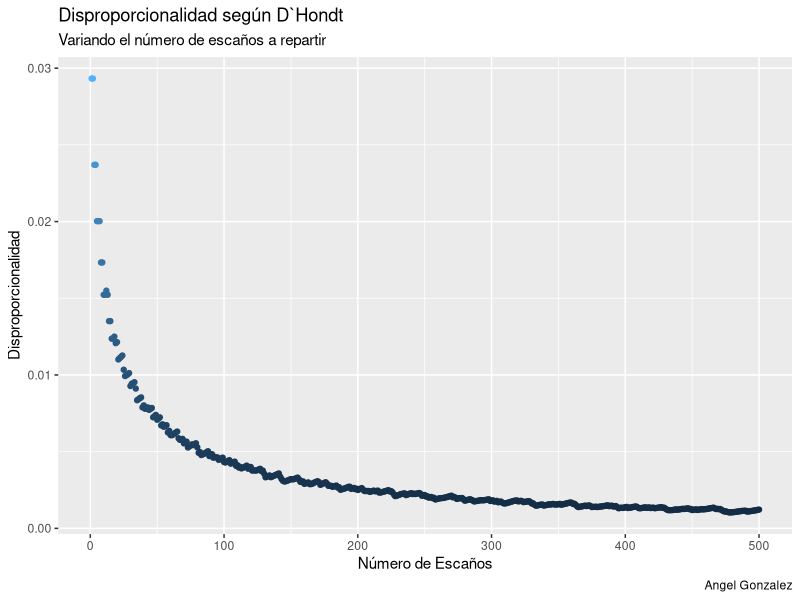
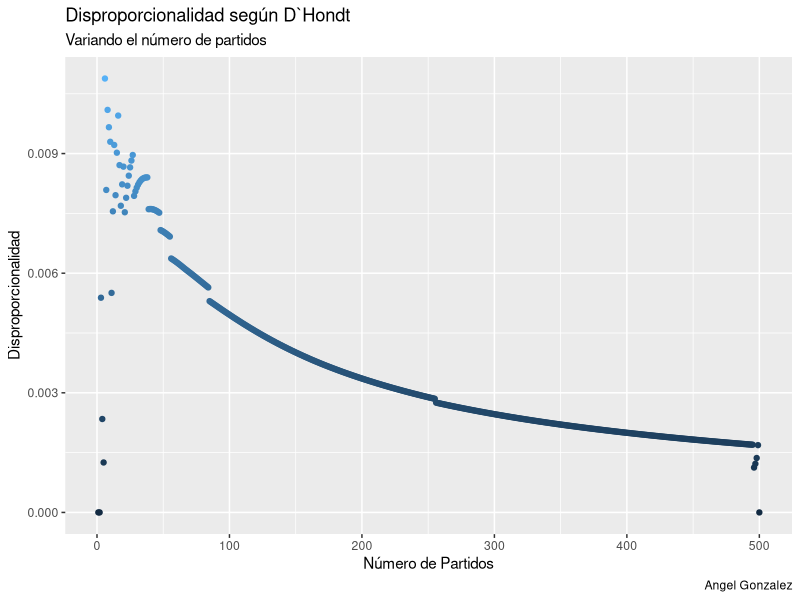
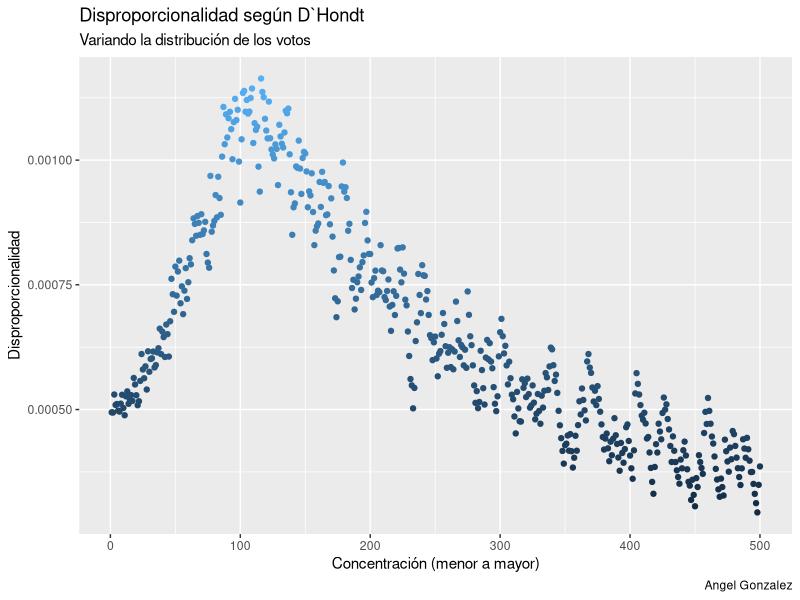

These charts were generated, in order, by the following R code: (Note: a time limit stopped this script after it produced the figures.)
## ---- chunk 1
knitr::opts_chunk$set(
  fig.path = "figurasR/",
  echo = FALSE, warning = FALSE, message = FALSE,
  fig.pos = "H", fig.align = "center", out.width = "95%",
  cache = FALSE
)
## ---- chunk 2

library(ggplot2)

n_partidos <- seq_len(50)[-1]

densidad <- rep(length(n_partidos), 100)

n_escannos <- seq_len(50)
## ---- chunk 3
library(data.table)
# Variables
partidos <- paste("Partido_", seq_len(49), sep = "")
n_escannos <- 5
votos <- trunc(seq(from = 100, to = 1, length.out = length(partidos)))

asientos_dhondt <- function(partidos, votos,
                            n_escannos,
                            couta_min = 0) {
  # Cuota mínima
  nv <- sum(votos)
  vn <- votos
  vn[votos <= nv * couta_min] <- 0
  votos <- vn

  # Escaños
  div <- 1:n_escannos
  G <- sapply(div, function(x) votos / x)
  cuota <- G[order(G, decreasing = T)][n_escannos]
  W <- (G >= cuota)
  seats <- rowSums(W)
  o <- seats
  # Resultados
  data.frame("Partidos" = partidos, "Escanos" = as.numeric(o))
}

# Modelo para España
# desde <- 1 + grep(pattern = "nulos", x = colnames(datos1977))
# partidos <- colnames(datos1977)[desde:(length(colnames(datos1977)) - 1)]
# prov <- 1
# n_escannos <- datos1977$asientos[prov]
# votos <- as.numeric(datos1977[prov, desde:(ncol(datos1977) - 1)])
#
# asientos_dhondt(partidos, votos, n_escannos, couta_min = .03)
####


#
# resul <- NULL
# for (prov in seq_len(nrow(datos1977))) {
#   # Votos tenerife Alianza Popular mal contados
#   if (prov == 15) {
#     datos1977[prov, 12] <- 23866
#   }
#   n_escannos <- datos1977$asientos[prov]
#   votos <- as.numeric(datos1977[prov, desde:(ncol(datos1977) - 1)])
#   resul[[prov]] <- asientos_dhondt(partidos, votos, n_escannos, couta_min = .03)
# }
#
# resul <- as.data.table(resul)
# resultados <- cbind.data.frame("Partidos" = resul[, 1], "Escaños" = rowSums(resul[, lapply(resul, is.numeric) == TRUE, with = FALSE]))
## ---- chunk 4
# D`Hondt Prueba fijo densidad, fijo votos, fijo n_partidos, distintos escaños
partidos <- paste("Partido_", seq_len(49), sep = "")
n_escannos <- 5000
votos <- trunc(seq(from = 10e5, to = 1, length.out = length(partidos)))
votos <- votos / seq_len(49)

# resul <- NULL
# for (i in seq_len(n_escannos)) {
#   # n_escannos <- i # Variable
#   # votos <- votos # Fijo
#   resul[[i]] <- asientos_dhondt(partidos, votos, i, couta_min = 0)$Escanos
# }
resul <- lapply(seq_len(n_escannos), function(x) asientos_dhondt(partidos, votos, x, couta_min = 0)$Escanos)
resul1 <- as.data.table(resul)
# beepr::beep(sound = 3)
# resultados <- cbind.data.frame("Partidos" = resul[, 1], "Escaños" = rowSums(resul[, lapply(resul, is.numeric) == TRUE, with = FALSE]))
## ---- chunk 5
disproporcionalidad <-
  function(s, v) {
    s <- as.vector(s)
    v <- as.vector(v)
    l_s <- length(s)
    #        l_v <- length(v)
    s_s <- sum(s)
    s_v <- sum(v)
    p_s <- s / s_s
    p_v <- v / s_v

    o <- (1 / l_s) * sum(abs(p_s - p_v))
    #            nm <- 'Rae'

    # return(list(measure=nm, value=o))
    o
  }


# disproporcionalidad(s = resul1[, 1], v = votos)

dis <- apply(X = resul1[, 1:500], MARGIN = 2, FUN = function(x) disproporcionalidad(s = x, v = votos))

library(ggplot2)
library(ggthemes)
# qplot(seq_len(length(dis)),dis)

dis1 <- data.frame("Disproporcionalidad" = dis, "Escannos" = seq_len(length(dis)))
var_esc_dhondt <- dis1

ggplot(data = dis1, mapping = aes(Escannos, Disproporcionalidad)) +
  geom_point(data = dis1, mapping = aes(color = Disproporcionalidad), show.legend = F) +
  scale_fill_gradient(low = "red", high = "yellow") +
  labs(subtitle = "Variando el número de escaños a repartir", title = "Disproporcionalidad según D`Hondt", caption = "Angel Gonzalez", x = "Número de Escaños")
## ---- chunk 6
# D`Hondt Prueba fijo densidad, fijo votos, var n_partidos, fijo escaños
partidos <- NULL
for (i in seq_len(500)) {
  partidos[[i]] <- paste("Partido_", seq_len(i), sep = "")
}
# partidos <- paste("Partido_", seq_len(49), sep = "")
n_escannos <- 30
votos <- NULL
for (i in seq_len(500)) {
  votos[[i]] <- trunc(seq(from = 10e5, to = 1, length.out = length(partidos[[i]])))
  votos[[i]] <- votos[[i]] / seq_len(length(partidos[[i]]))
}
# votos <- trunc(seq(from = 10e5, to = 1, length.out = length(partidos)))
# votos <- votos/seq_len(length(partidos))

resul <- NULL
for (i in seq_len(length(partidos))) {
  if (i == 1) {
    next
  }
  n_escannos <- 50 # Variable
  # votos <- votos[[i]] # Fijo
  resul[[i]] <- asientos_dhondt(partidos[[i]], votos[[i]], n_escannos, couta_min = 0)$Escanos
}

resul1 <- as.data.table(resul)
# Arreglar tabla poniendo NA donde se necesita
for (i in 3:(ncol(resul1) - 2)) {
  resul1[[i - 2]][i:nrow(resul1)] <- NA
}

# Analizar la desproporcionalidad columna a columna
dis <- seq_len(length(partidos))
for (i in seq_len(length(partidos) - 1)) {
  dis[i] <- disproporcionalidad(s = as.vector(na.omit(resul1[[i]])), v = votos[[i + 1]])
}
# disproporcionalidad(s = resul1[,1],v = votos)

# dis <- apply(X = resul1,MARGIN = 2,FUN = function(x) disproporcionalidad(s = x,v = votos))
dis[500] <- 0


library(ggplot2)
# qplot(seq_len(length(dis)),dis)

dis1 <- data.frame("Disproporcionalidad" = dis, "Escannos" = seq_len(length(dis)))
var_par_dhondt <- dis1

ggplot(data = dis1, mapping = aes(Escannos, Disproporcionalidad)) +
  geom_point(data = dis1, mapping = aes(color = Disproporcionalidad), show.legend = F) +
  scale_fill_gradient(low = "red", high = "yellow") +
  labs(subtitle = "Variando el número de partidos", title = "Disproporcionalidad según D`Hondt", caption = "Angel Gonzalez", x = "Número de Partidos")
## ---- chunk 7
# D`Hondt Prueba var densidad, fijo votos, fijo n_partidos, fijo escaños
partidos <- paste("Partido_", seq_len(49), sep = "")
n_escannos <- 500
# votos <- trunc(seq(from = 10e5, to = 1, length.out = length(partidos)))

# Modificar la densidad de los votos
votos <- trunc(rep(x = 10e5, length(partidos)))
expon <- seq(from = 0.001, to = 1, length.out = 1000)
vot <- NULL
for (i in seq_len(1000)) {
  vot[[i]] <- votos * dexp(seq_len(length(partidos)), rate = expon[i])
}



# ut <- (datos1977[1:nrow(datos1977),9:ncol(datos1977)])
# ut <- as.matrix(ut)
# lm(1:ncol(ut)~sort(ut[1,],decreasing = T))




# Aplicarlo
resul <- NULL
for (i in seq_len(n_escannos)) {
  # n_escannos <- i # Variable
  votos <- vot[[i]] # Fijo
  resul[[i]] <- asientos_dhondt(partidos, votos, n_escannos, couta_min = 0)$Escanos
}

resul1 <- as.data.table(resul)

# Analizar la desproporcionalidad columna a columna
dis <- seq_len(ncol(resul1))
for (i in seq_len(ncol(resul1))) {
  dis[i] <- disproporcionalidad(s = resul1[[i]], v = vot[[i]])
}
# disproporcionalidad(s = resul1[,1],v = votos)

# dis <- apply(X = resul1,MARGIN = 2,FUN = function(x) disproporcionalidad(s = x,v = votos))



library(ggplot2)
# qplot(seq_len(length(dis)),dis,main = "Prueba",ylab = "Disproporcionalidad",xlab = "
#       Concentración (menor a mayor)")

dis1 <- data.frame("Disproporcionalidad" = dis, "Escannos" = seq_len(length(dis)))
var_dis_dhondt <- dis1

ggplot(data = dis1, mapping = aes(Escannos, Disproporcionalidad)) +
  geom_point(data = dis1, mapping = aes(color = Disproporcionalidad), show.legend = F) +
  scale_fill_gradient(low = "red", high = "yellow") +
  labs(subtitle = "Variando la distribución de los votos", title = "Disproporcionalidad según D`Hondt", caption = "Angel Gonzalez", x = "Concentración (menor a mayor)")
## ---- chunk 8
library(data.table)
# Variables
partidos <- paste("Partido_", seq_len(49), sep = "")
n_escannos <- 5
votos <- trunc(seq(from = 100, to = 1, length.out = length(partidos)))

asientos_dhondt <- function(partidos, votos,
                            n_escannos,
                            couta_min = 0) {
  # Cuota mínima
  nv <- sum(votos)
  vn <- votos
  vn[votos <= nv * couta_min] <- 0
  votos <- vn

  # Escaños
  div <- 2 * (1:n_escannos) - 1
  G <- sapply(div, function(x) votos / x)
  cuota <- G[order(G, decreasing = T)][n_escannos]
  W <- (G >= cuota)
  seats <- rowSums(W)
  o <- seats
  # Resultados
  data.frame("Partidos" = partidos, "Escanos" = as.numeric(o))
}

# Modelo para España
# desde <- 1 + grep(pattern = "nulos", x = colnames(datos1977))
# partidos <- colnames(datos1977)[desde:(length(colnames(datos1977)) - 1)]
# prov <- 1
# n_escannos <- datos1977$asientos[prov]
# votos <- as.numeric(datos1977[prov, desde:(ncol(datos1977) - 1)])
#
# asientos_dhondt(partidos, votos, n_escannos, couta_min = .03)
####


#
# resul <- NULL
# for (prov in seq_len(nrow(datos1977))) {
#   # Votos tenerife Alianza Popular mal contados
#   if (prov == 15) {
#     datos1977[prov, 12] <- 23866
#   }
#   n_escannos <- datos1977$asientos[prov]
#   votos <- as.numeric(datos1977[prov, desde:(ncol(datos1977) - 1)])
#   resul[[prov]] <- asientos_dhondt(partidos, votos, n_escannos, couta_min = .03)
# }
#
# resul <- as.data.table(resul)
# resultados <- cbind.data.frame("Partidos" = resul[, 1], "Escaños" = rowSums(resul[, lapply(resul, is.numeric) == TRUE, with = FALSE]))
## ---- chunk 9
# Sainte-Lague Prueba fijo densidad, fijo votos, fijo n_partidos, distintos escaños
partidos <- paste("Partido_", seq_len(49), sep = "")
n_escannos <- 5000
votos <- trunc(seq(from = 10e5, to = 1, length.out = length(partidos)))
votos <- votos / seq_len(49)

# resul <- NULL
# for (i in seq_len(n_escannos)) {
#   n_escannos <- i # Variable
#   votos <- votos # Fijo
#   resul[[i]] <- asientos_dhondt(partidos, votos, n_escannos, couta_min = 0)$Escanos
# }
resul <- lapply(seq_len(n_escannos), function(x) asientos_dhondt(partidos, votos, x, couta_min = 0)$Escanos)
resul1 <- as.data.table(resul)
# beepr::beep(sound = 3)
# resultados <- cbind.data.frame("Partidos" = resul[, 1], "Escaños" = rowSums(resul[, lapply(resul, is.numeric) == TRUE, with = FALSE]))
## ---- chunk 10
disproporcionalidad <-
  function(s, v) {
    s <- as.vector(s)
    v <- as.vector(v)
    l_s <- length(s)
    #        l_v <- length(v)
    s_s <- sum(s)
    s_v <- sum(v)
    p_s <- s / s_s
    p_v <- v / s_v

    o <- (1 / l_s) * sum(abs(p_s - p_v))
    #            nm <- 'Rae'

    # return(list(measure=nm, value=o))
    o
  }


disproporcionalidad(s = resul1[, 1], v = votos)

dis <- apply(X = resul1[, 1:500], MARGIN = 2, FUN = function(x) disproporcionalidad(s = x, v = votos))

library(ggplot2)
library(ggthemes)
# qplot(seq_len(length(dis)),dis)

dis1 <- data.frame("Disproporcionalidad" = dis, "Escannos" = seq_len(length(dis)))
var_esc_sl <- dis1

ggplot(data = dis1, mapping = aes(Escannos, Disproporcionalidad)) +
  geom_point(data = dis1, mapping = aes(color = Disproporcionalidad), show.legend = F) +
  scale_fill_gradient(low = "red", high = "yellow") +
  labs(subtitle = "Variando el número de escaños a repartir", title = "Disproporcionalidad según Sainte-Lague", caption = "Angel Gonzalez", x = "Número de Escaños")
## ---- chunk 11
# Sainte-Lague Prueba fijo densidad, fijo votos, var n_partidos, fijo escaños
partidos <- NULL
for (i in seq_len(500)) {
  partidos[[i]] <- paste("Partido_", seq_len(i), sep = "")
}
# partidos <- paste("Partido_", seq_len(49), sep = "")
n_escannos <- 30
votos <- NULL
for (i in seq_len(500)) {
  votos[[i]] <- trunc(seq(from = 10e5, to = 1, length.out = length(partidos[[i]])))
  votos[[i]] <- votos[[i]] / seq_len(length(partidos[[i]]))
}
# votos <- trunc(seq(from = 10e5, to = 1, length.out = length(partidos)))
# votos <- votos/seq_len(length(partidos))

resul <- NULL
for (i in seq_len(length(partidos))) {
  if (i == 1) {
    next
  }
  n_escannos <- 50 # Variable
  # votos <- votos[[i]] # Fijo
  resul[[i]] <- asientos_dhondt(partidos[[i]], votos[[i]], n_escannos, couta_min = 0)$Escanos
}

resul1 <- as.data.table(resul)
# Arreglar tabla poniendo NA donde se necesita
for (i in 3:(ncol(resul1) - 2)) {
  resul1[[i - 2]][i:nrow(resul1)] <- NA
}

# Analizar la desproporcionalidad columna a columna
dis <- seq_len(length(partidos))
for (i in seq_len(length(partidos) - 1)) {
  dis[i] <- disproporcionalidad(s = as.vector(na.omit(resul1[[i]])), v = votos[[i + 1]])
}
# disproporcionalidad(s = resul1[,1],v = votos)

# dis <- apply(X = resul1,MARGIN = 2,FUN = function(x) disproporcionalidad(s = x,v = votos))
dis[500] <- 0


library(ggplot2)
# qplot(seq_len(length(dis)),dis)

dis1 <- data.frame("Disproporcionalidad" = dis, "Escannos" = seq_len(length(dis)))
var_par_sl <- dis1


ggplot(data = dis1, mapping = aes(Escannos, Disproporcionalidad)) +
  geom_point(data = dis1, mapping = aes(color = Disproporcionalidad), show.legend = F) +
  scale_fill_gradient(low = "red", high = "yellow") +
  labs(subtitle = "Variando el número de partidos", title = "Disproporcionalidad según Sainte-Lague", caption = "Angel Gonzalez", x = "Número de Partidos")
## ---- chunk 12
# Sainte-Lague Prueba var densidad, fijo votos, fijo n_partidos, fijo escaños
partidos <- paste("Partido_", seq_len(49), sep = "")
n_escannos <- 500
# votos <- trunc(seq(from = 10e5, to = 1, length.out = length(partidos)))

# Modificar la densidad de los votos
votos <- trunc(rep(x = 10e5, length(partidos)))
expon <- seq(from = 0.001, to = 1, length.out = 1000)
vot <- NULL
for (i in seq_len(1000)) {
  vot[[i]] <- votos * dexp(seq_len(length(partidos)), rate = expon[i])
}



# ut <- (datos1977[1:nrow(datos1977),9:ncol(datos1977)])
# ut <- as.matrix(ut)
# lm(1:ncol(ut)~sort(ut[1,],decreasing = T))




# Aplicarlo
resul <- NULL
for (i in seq_len(n_escannos)) {
  # n_escannos <- i # Variable
  votos <- vot[[i]] # Fijo
  resul[[i]] <- asientos_dhondt(partidos, votos, n_escannos, couta_min = 0)$Escanos
}

resul1 <- as.data.table(resul)

# Analizar la desproporcionalidad columna a columna
dis <- seq_len(ncol(resul1))
for (i in seq_len(ncol(resul1))) {
  dis[i] <- disproporcionalidad(s = resul1[[i]], v = vot[[i]])
}
# disproporcionalidad(s = resul1[,1],v = votos)

# dis <- apply(X = resul1,MARGIN = 2,FUN = function(x) disproporcionalidad(s = x,v = votos))



library(ggplot2)
# qplot(seq_len(length(dis)),dis,main = "Prueba",ylab = "Disproporcionalidad",xlab = "
#       Concentración (menor a mayor)")

dis1 <- data.frame("Disproporcionalidad" = dis, "Escannos" = seq_len(length(dis)))
var_dis_sl <- dis1

ggplot(data = dis1, mapping = aes(Escannos, Disproporcionalidad)) +
  geom_point(data = dis1, mapping = aes(color = Disproporcionalidad), show.legend = F) +
  scale_fill_gradient(low = "red", high = "yellow") +
  labs(subtitle = "Variando la distribución de los votos", title = "Disproporcionalidad según Sainte-Lague", caption = "Angel Gonzalez", x = "Concentración (menor a mayor)")
## ---- chunk 13
library(data.table)
# Variables
partidos <- paste("Partido_", seq_len(49), sep = "")
n_escannos <- 5
votos <- trunc(seq(from = 100, to = 1, length.out = length(partidos)))

asientos_dhondt <- function(partidos, votos,
                            n_escannos,
                            couta_min = 0) {
  # Cuota mínima
  nv <- sum(votos)
  vn <- votos
  vn[votos <= nv * couta_min] <- 0
  votos <- vn

  # Escaños
  div <- c(1, (10 * (2:n_escannos) - 5) / 7)
  G <- sapply(div, function(x) votos / x)
  cuota <- G[order(G, decreasing = T)][n_escannos]
  W <- (G >= cuota)
  seats <- rowSums(W)
  o <- seats
  # Resultados
  data.frame("Partidos" = partidos, "Escanos" = as.numeric(o))
}

# Modelo para España
# desde <- 1 + grep(pattern = "nulos", x = colnames(datos1977))
# partidos <- colnames(datos1977)[desde:(length(colnames(datos1977)) - 1)]
# prov <- 1
# n_escannos <- datos1977$asientos[prov]
# votos <- as.numeric(datos1977[prov, desde:(ncol(datos1977) - 1)])
#
# asientos_dhondt(partidos, votos, n_escannos, couta_min = .03)
####


#
# resul <- NULL
# for (prov in seq_len(nrow(datos1977))) {
#   # Votos tenerife Alianza Popular mal contados
#   if (prov == 15) {
#     datos1977[prov, 12] <- 23866
#   }
#   n_escannos <- datos1977$asientos[prov]
#   votos <- as.numeric(datos1977[prov, desde:(ncol(datos1977) - 1)])
#   resul[[prov]] <- asientos_dhondt(partidos, votos, n_escannos, couta_min = .03)
# }
#
# resul <- as.data.table(resul)
# resultados <- cbind.data.frame("Partidos" = resul[, 1], "Escaños" = rowSums(resul[, lapply(resul, is.numeric) == TRUE, with = FALSE]))
## ---- chunk 14
# Modified Sainte-Lague Prueba fijo densidad, fijo votos, fijo n_partidos, distintos escaños
partidos <- paste("Partido_", seq_len(49), sep = "")
n_escannos <- 5000
votos <- trunc(seq(from = 10e5, to = 1, length.out = length(partidos)))
votos <- votos / seq_len(49)

# resul <- NULL
# for (i in seq_len(n_escannos)) {
#   n_escannos <- i # Variable
#   votos <- votos # Fijo
#   resul[[i]] <- asientos_dhondt(partidos, votos, n_escannos, couta_min = 0)$Escanos
# }
resul <- lapply(seq_len(n_escannos), function(x) asientos_dhondt(partidos, votos, x, couta_min = 0)$Escanos)
resul1 <- as.data.table(resul)
# beepr::beep(sound = 3)
# resultados <- cbind.data.frame("Partidos" = resul[, 1], "Escaños" = rowSums(resul[, lapply(resul, is.numeric) == TRUE, with = FALSE]))
## ---- chunk 15
disproporcionalidad <-
  function(s, v) {
    s <- as.vector(s)
    v <- as.vector(v)
    l_s <- length(s)
    #        l_v <- length(v)
    s_s <- sum(s)
    s_v <- sum(v)
    p_s <- s / s_s
    p_v <- v / s_v

    o <- (1 / l_s) * sum(abs(p_s - p_v))
    #            nm <- 'Rae'

    # return(list(measure=nm, value=o))
    o
  }


disproporcionalidad(s = resul1[, 1], v = votos)

dis <- apply(X = resul1[, 1:500], MARGIN = 2, FUN = function(x) disproporcionalidad(s = x, v = votos))

library(ggplot2)
library(ggthemes)
# qplot(seq_len(length(dis)),dis)

dis1 <- data.frame("Disproporcionalidad" = dis, "Escannos" = seq_len(length(dis)))
var_esc_msl <- dis1

ggplot(data = dis1, mapping = aes(Escannos, Disproporcionalidad)) +
  geom_point(data = dis1, mapping = aes(color = Disproporcionalidad), show.legend = F) +
  scale_fill_gradient(low = "red", high = "yellow") +
  labs(subtitle = "Variando el número de escaños a repartir", title = "Disproporcionalidad según Modified Sainte-Lague", caption = "Angel Gonzalez", x = "Número de Escaños")
## ---- chunk 16
# Modified Sainte-Lague Prueba fijo densidad, fijo votos, var n_partidos, fijo escaños
partidos <- NULL
for (i in seq_len(500)) {
  partidos[[i]] <- paste("Partido_", seq_len(i), sep = "")
}
# partidos <- paste("Partido_", seq_len(49), sep = "")
n_escannos <- 30
votos <- NULL
for (i in seq_len(500)) {
  votos[[i]] <- trunc(seq(from = 10e5, to = 1, length.out = length(partidos[[i]])))
  votos[[i]] <- votos[[i]] / seq_len(length(partidos[[i]]))
}
# votos <- trunc(seq(from = 10e5, to = 1, length.out = length(partidos)))
# votos <- votos/seq_len(length(partidos))

resul <- NULL
for (i in seq_len(length(partidos))) {
  if (i == 1) {
    next
  }
  n_escannos <- 50 # Variable
  # votos <- votos[[i]] # Fijo
  resul[[i]] <- asientos_dhondt(partidos[[i]], votos[[i]], n_escannos, couta_min = 0)$Escanos
}

resul1 <- as.data.table(resul)
# Arreglar tabla poniendo NA donde se necesita
for (i in 3:(ncol(resul1) - 2)) {
  resul1[[i - 2]][i:nrow(resul1)] <- NA
}

# Analizar la desproporcionalidad columna a columna
dis <- seq_len(length(partidos))
for (i in seq_len(length(partidos) - 1)) {
  dis[i] <- disproporcionalidad(s = as.vector(na.omit(resul1[[i]])), v = votos[[i + 1]])
}
# disproporcionalidad(s = resul1[,1],v = votos)

# dis <- apply(X = resul1,MARGIN = 2,FUN = function(x) disproporcionalidad(s = x,v = votos))
dis[500] <- 0


library(ggplot2)
# qplot(seq_len(length(dis)),dis)

dis1 <- data.frame("Disproporcionalidad" = dis, "Escannos" = seq_len(length(dis)))
var_par_msl <- dis1

ggplot(data = dis1, mapping = aes(Escannos, Disproporcionalidad)) +
  geom_point(data = dis1, mapping = aes(color = Disproporcionalidad), show.legend = F) +
  scale_fill_gradient(low = "red", high = "yellow") +
  labs(subtitle = "Variando el número de partidos", title = "Disproporcionalidad según Modified Sainte-Lague", caption = "Angel Gonzalez", x = "Número de Partidos")
## ---- chunk 17
# Modified Sainte-Lague Prueba var densidad, fijo votos, fijo n_partidos, fijo escaños
partidos <- paste("Partido_", seq_len(49), sep = "")
n_escannos <- 500
# votos <- trunc(seq(from = 10e5, to = 1, length.out = length(partidos)))

# Modificar la densidad de los votos
votos <- trunc(rep(x = 10e5, length(partidos)))
expon <- seq(from = 0.001, to = 1, length.out = 1000)
vot <- NULL
for (i in seq_len(1000)) {
  vot[[i]] <- votos * dexp(seq_len(length(partidos)), rate = expon[i])
}



# ut <- (datos1977[1:nrow(datos1977),9:ncol(datos1977)])
# ut <- as.matrix(ut)
# lm(1:ncol(ut)~sort(ut[1,],decreasing = T))




# Aplicarlo
resul <- NULL
for (i in seq_len(n_escannos)) {
  # n_escannos <- i # Variable
  votos <- vot[[i]] # Fijo
  resul[[i]] <- asientos_dhondt(partidos, votos, n_escannos, couta_min = 0)$Escanos
}

resul1 <- as.data.table(resul)

# Analizar la desproporcionalidad columna a columna
dis <- seq_len(ncol(resul1))
for (i in seq_len(ncol(resul1))) {
  dis[i] <- disproporcionalidad(s = resul1[[i]], v = vot[[i]])
}
# disproporcionalidad(s = resul1[,1],v = votos)

# dis <- apply(X = resul1,MARGIN = 2,FUN = function(x) disproporcionalidad(s = x,v = votos))



library(ggplot2)
# qplot(seq_len(length(dis)),dis,main = "Prueba",ylab = "Disproporcionalidad",xlab = "
#       Concentración (menor a mayor)")

dis1 <- data.frame("Disproporcionalidad" = dis, "Escannos" = seq_len(length(dis)))
var_dis_msl <- dis1

ggplot(data = dis1, mapping = aes(Escannos, Disproporcionalidad)) +
  geom_point(data = dis1, mapping = aes(color = Disproporcionalidad), show.legend = F) +
  scale_fill_gradient(low = "red", high = "yellow") +
  labs(subtitle = "Variando la distribución de los votos", title = "Disproporcionalidad según Modified Sainte-Lague", caption = "Angel Gonzalez", x = "Concentración (menor a mayor)")
## ---- chunk 18
library(data.table)
# Variables
partidos <- paste("Partido_", seq_len(49), sep = "")
n_escannos <- 5
votos <- trunc(seq(from = 100, to = 1, length.out = length(partidos)))

asientos_dhondt <- function(partidos, votos,
                            n_escannos,
                            couta_min = 0) {
  # Cuota mínima
  nv <- sum(votos)
  vn <- votos
  vn[votos <= nv * couta_min] <- 0
  votos <- vn

  # Escaños
  div <- ((1:n_escannos) + 1) / 2
  G <- sapply(div, function(x) votos / x)
  cuota <- G[order(G, decreasing = T)][n_escannos]
  W <- (G >= cuota)
  seats <- rowSums(W)
  o <- seats
  # Resultados
  data.frame("Partidos" = partidos, "Escanos" = as.numeric(o))
}

# Modelo para España
# desde <- 1 + grep(pattern = "nulos", x = colnames(datos1977))
# partidos <- colnames(datos1977)[desde:(length(colnames(datos1977)) - 1)]
# prov <- 1
# n_escannos <- datos1977$asientos[prov]
# votos <- as.numeric(datos1977[prov, desde:(ncol(datos1977) - 1)])
#
# asientos_dhondt(partidos, votos, n_escannos, couta_min = .03)
####


#
# resul <- NULL
# for (prov in seq_len(nrow(datos1977))) {
#   # Votos tenerife Alianza Popular mal contados
#   if (prov == 15) {
#     datos1977[prov, 12] <- 23866
#   }
#   n_escannos <- datos1977$asientos[prov]
#   votos <- as.numeric(datos1977[prov, desde:(ncol(datos1977) - 1)])
#   resul[[prov]] <- asientos_dhondt(partidos, votos, n_escannos, couta_min = .03)
# }
#
# resul <- as.data.table(resul)
# resultados <- cbind.data.frame("Partidos" = resul[, 1], "Escaños" = rowSums(resul[, lapply(resul, is.numeric) == TRUE, with = FALSE]))
## ---- chunk 19
# Imperiali Prueba fijo densidad, fijo votos, fijo n_partidos, distintos escaños
partidos <- paste("Partido_", seq_len(49), sep = "")
n_escannos <- 5000
votos <- trunc(seq(from = 10e5, to = 1, length.out = length(partidos)))
votos <- votos / seq_len(49)

# resul <- NULL
# for (i in seq_len(n_escannos)) {
#   n_escannos <- i # Variable
#   votos <- votos # Fijo
#   resul[[i]] <- asientos_dhondt(partidos, votos, n_escannos, couta_min = 0)$Escanos
# }
resul <- lapply(seq_len(n_escannos), function(x) asientos_dhondt(partidos, votos, x, couta_min = 0)$Escanos)
resul1 <- as.data.table(resul)
# beepr::beep(sound = 3)
# resultados <- cbind.data.frame("Partidos" = resul[, 1], "Escaños" = rowSums(resul[, lapply(resul, is.numeric) == TRUE, with = FALSE]))
## ---- chunk 20
disproporcionalidad <-
  function(s, v) {
    s <- as.vector(s)
    v <- as.vector(v)
    l_s <- length(s)
    #        l_v <- length(v)
    s_s <- sum(s)
    s_v <- sum(v)
    p_s <- s / s_s
    p_v <- v / s_v

    o <- (1 / l_s) * sum(abs(p_s - p_v))
    #            nm <- 'Rae'

    # return(list(measure=nm, value=o))
    o
  }


disproporcionalidad(s = resul1[, 1], v = votos)

dis <- apply(X = resul1[, 1:500], MARGIN = 2, FUN = function(x) disproporcionalidad(s = x, v = votos))

library(ggplot2)
library(ggthemes)
# qplot(seq_len(length(dis)),dis)

dis1 <- data.frame("Disproporcionalidad" = dis, "Escannos" = seq_len(length(dis)))
var_esc_imp <- dis1

ggplot(data = dis1, mapping = aes(Escannos, Disproporcionalidad)) +
  geom_point(data = dis1, mapping = aes(color = Disproporcionalidad), show.legend = F) +
  scale_fill_gradient(low = "red", high = "yellow") +
  labs(subtitle = "Variando el número de escaños a repartir", title = "Disproporcionalidad según Imperiali", caption = "Angel Gonzalez", x = "Número de Escaños")
## ---- chunk 21
# Imperiali Prueba fijo densidad, fijo votos, var n_partidos, fijo escaños
partidos <- NULL
for (i in seq_len(500)) {
  partidos[[i]] <- paste("Partido_", seq_len(i), sep = "")
}
# partidos <- paste("Partido_", seq_len(49), sep = "")
n_escannos <- 30
votos <- NULL
for (i in seq_len(500)) {
  votos[[i]] <- trunc(seq(from = 10e5, to = 1, length.out = length(partidos[[i]])))
  votos[[i]] <- votos[[i]] / seq_len(length(partidos[[i]]))
}
# votos <- trunc(seq(from = 10e5, to = 1, length.out = length(partidos)))
# votos <- votos/seq_len(length(partidos))

resul <- NULL
for (i in seq_len(length(partidos))) {
  if (i == 1) {
    next
  }
  n_escannos <- 50 # Variable
  # votos <- votos[[i]] # Fijo
  resul[[i]] <- asientos_dhondt(partidos[[i]], votos[[i]], n_escannos, couta_min = 0)$Escanos
}

resul1 <- as.data.table(resul)
# Arreglar tabla poniendo NA donde se necesita
for (i in 3:(ncol(resul1) - 2)) {
  resul1[[i - 2]][i:nrow(resul1)] <- NA
}

# Analizar la desproporcionalidad columna a columna
dis <- seq_len(length(partidos))
for (i in seq_len(length(partidos) - 1)) {
  dis[i] <- disproporcionalidad(s = as.vector(na.omit(resul1[[i]])), v = votos[[i + 1]])
}
# disproporcionalidad(s = resul1[,1],v = votos)

# dis <- apply(X = resul1,MARGIN = 2,FUN = function(x) disproporcionalidad(s = x,v = votos))
dis[500] <- 0


library(ggplot2)
# qplot(seq_len(length(dis)),dis)

dis1 <- data.frame("Disproporcionalidad" = dis, "Escannos" = seq_len(length(dis)))
var_par_imp <- dis1

ggplot(data = dis1, mapping = aes(Escannos, Disproporcionalidad)) +
  geom_point(data = dis1, mapping = aes(color = Disproporcionalidad), show.legend = F) +
  scale_fill_gradient(low = "red", high = "yellow") +
  labs(subtitle = "Variando el número de partidos", title = "Disproporcionalidad según Imperiali", caption = "Angel Gonzalez", x = "Número de Partidos")
## ---- chunk 22
# Imperiali Prueba var densidad, fijo votos, fijo n_partidos, fijo escaños
partidos <- paste("Partido_", seq_len(49), sep = "")
n_escannos <- 500
# votos <- trunc(seq(from = 10e5, to = 1, length.out = length(partidos)))

# Modificar la densidad de los votos
votos <- trunc(rep(x = 10e5, length(partidos)))
expon <- seq(from = 0.001, to = 1, length.out = 1000)
vot <- NULL
for (i in seq_len(1000)) {
  vot[[i]] <- votos * dexp(seq_len(length(partidos)), rate = expon[i])
}



# ut <- (datos1977[1:nrow(datos1977),9:ncol(datos1977)])
# ut <- as.matrix(ut)
# lm(1:ncol(ut)~sort(ut[1,],decreasing = T))




# Aplicarlo
resul <- NULL
for (i in seq_len(n_escannos)) {
  # n_escannos <- i # Variable
  votos <- vot[[i]] # Fijo
  resul[[i]] <- asientos_dhondt(partidos, votos, n_escannos, couta_min = 0)$Escanos
}

resul1 <- as.data.table(resul)

# Analizar la desproporcionalidad columna a columna
dis <- seq_len(ncol(resul1))
for (i in seq_len(ncol(resul1))) {
  dis[i] <- disproporcionalidad(s = resul1[[i]], v = vot[[i]])
}
# disproporcionalidad(s = resul1[,1],v = votos)

# dis <- apply(X = resul1,MARGIN = 2,FUN = function(x) disproporcionalidad(s = x,v = votos))



library(ggplot2)
# qplot(seq_len(length(dis)),dis,main = "Prueba",ylab = "Disproporcionalidad",xlab = "
#       Concentración (menor a mayor)")

dis1 <- data.frame("Disproporcionalidad" = dis, "Escannos" = seq_len(length(dis)))
var_dis_imp <- dis1

ggplot(data = dis1, mapping = aes(Escannos, Disproporcionalidad)) +
  geom_point(data = dis1, mapping = aes(color = Disproporcionalidad), show.legend = F) +
  scale_fill_gradient(low = "red", high = "yellow") +
  labs(subtitle = "Variando la distribución de los votos", title = "Disproporcionalidad según Imperiali", caption = "Angel Gonzalez", x = "Concentración (menor a mayor)")
## ---- chunk 23
library(data.table)
# Variables
partidos <- paste("Partido_", seq_len(49), sep = "")
n_escannos <- 5
votos <- trunc(seq(from = 100, to = 1, length.out = length(partidos)))

asientos_dhondt <- function(partidos, votos,
                            n_escannos,
                            couta_min = 0) {
  # Cuota mínima
  nv <- sum(votos)
  vn <- votos
  vn[votos <= nv * couta_min] <- 0
  votos <- vn

  # Escaños
  div <- sqrt((1:n_escannos) * ((1:n_escannos) - 1))
  G <- sapply(div, function(x) votos / x)
  cuota <- G[order(G, decreasing = T)][n_escannos]
  W <- (G >= cuota)
  seats <- rowSums(W)
  o <- seats
  # Resultados
  data.frame("Partidos" = partidos, "Escanos" = as.numeric(o))
}

# Modelo para España
# desde <- 1 + grep(pattern = "nulos", x = colnames(datos1977))
# partidos <- colnames(datos1977)[desde:(length(colnames(datos1977)) - 1)]
# prov <- 1
# n_escannos <- datos1977$asientos[prov]
# votos <- as.numeric(datos1977[prov, desde:(ncol(datos1977) - 1)])
#
# asientos_dhondt(partidos, votos, n_escannos, couta_min = .03)
####


#
# resul <- NULL
# for (prov in seq_len(nrow(datos1977))) {
#   # Votos tenerife Alianza Popular mal contados
#   if (prov == 15) {
#     datos1977[prov, 12] <- 23866
#   }
#   n_escannos <- datos1977$asientos[prov]
#   votos <- as.numeric(datos1977[prov, desde:(ncol(datos1977) - 1)])
#   resul[[prov]] <- asientos_dhondt(partidos, votos, n_escannos, couta_min = .03)
# }
#
# resul <- as.data.table(resul)
# resultados <- cbind.data.frame("Partidos" = resul[, 1], "Escaños" = rowSums(resul[, lapply(resul, is.numeric) == TRUE, with = FALSE]))
## ---- chunk 24
# Huntington-Hill Prueba fijo densidad, fijo votos, fijo n_partidos, distintos escaños
partidos <- paste("Partido_", seq_len(49), sep = "")
n_escannos <- 5000
votos <- trunc(seq(from = 10e5, to = 1, length.out = length(partidos)))
votos <- votos / seq_len(49)

# resul <- NULL
# for (i in seq_len(n_escannos)) {
#   n_escannos <- i # Variable
#   votos <- votos # Fijo
#   resul[[i]] <- asientos_dhondt(partidos, votos, n_escannos, couta_min = 0)$Escanos
# }
resul <- lapply(seq_len(n_escannos), function(x) asientos_dhondt(partidos, votos, x, couta_min = 0)$Escanos)
resul1 <- as.data.table(resul)
# beepr::beep(sound = 3)
# resultados <- cbind.data.frame("Partidos" = resul[, 1], "Escaños" = rowSums(resul[, lapply(resul, is.numeric) == TRUE, with = FALSE]))
## ---- chunk 25
disproporcionalidad <-
  function(s, v) {
    s <- as.vector(s)
    v <- as.vector(v)
    l_s <- length(s)
    #        l_v <- length(v)
    s_s <- sum(s)
    s_v <- sum(v)
    p_s <- s / s_s
    p_v <- v / s_v

    o <- (1 / l_s) * sum(abs(p_s - p_v))
    #            nm <- 'Rae'

    # return(list(measure=nm, value=o))
    o
  }


disproporcionalidad(s = resul1[, 1], v = votos)

dis <- apply(X = resul1[, 1:500], MARGIN = 2, FUN = function(x) disproporcionalidad(s = x, v = votos))

library(ggplot2)
library(ggthemes)
# qplot(seq_len(length(dis)),dis)

dis1 <- data.frame("Disproporcionalidad" = dis, "Escannos" = seq_len(length(dis)))
var_esc_hh <- dis1

ggplot(data = dis1, mapping = aes(Escannos, Disproporcionalidad)) +
  geom_point(data = dis1, mapping = aes(color = Disproporcionalidad), show.legend = F) +
  scale_fill_gradient(low = "red", high = "yellow") +
  labs(subtitle = "Variando el número de escaños a repartir", title = "Disproporcionalidad según Huntington-Hill", caption = "Angel Gonzalez", x = "Número de Escaños")
## ---- chunk 26
# Huntington-Hill Prueba fijo densidad, fijo votos, var n_partidos, fijo escaños
partidos <- NULL
for (i in seq_len(500)) {
  partidos[[i]] <- paste("Partido_", seq_len(i), sep = "")
}
# partidos <- paste("Partido_", seq_len(49), sep = "")
n_escannos <- 30
votos <- NULL
for (i in seq_len(500)) {
  votos[[i]] <- trunc(seq(from = 10e5, to = 1, length.out = length(partidos[[i]])))
  votos[[i]] <- votos[[i]] / seq_len(length(partidos[[i]]))
}
# votos <- trunc(seq(from = 10e5, to = 1, length.out = length(partidos)))
# votos <- votos/seq_len(length(partidos))

resul <- NULL
for (i in seq_len(length(partidos))) {
  if (i == 1) {
    next
  }
  n_escannos <- 50 # Variable
  # votos <- votos[[i]] # Fijo
  resul[[i]] <- asientos_dhondt(partidos[[i]], votos[[i]], n_escannos, couta_min = 0)$Escanos
}

resul1 <- as.data.table(resul)
# Arreglar tabla poniendo NA donde se necesita
for (i in 3:(ncol(resul1) - 2)) {
  resul1[[i - 2]][i:nrow(resul1)] <- NA
}

# Analizar la desproporcionalidad columna a columna
dis <- seq_len(length(partidos))
for (i in seq_len(length(partidos) - 1)) {
  dis[i] <- disproporcionalidad(s = as.vector(na.omit(resul1[[i]])), v = votos[[i + 1]])
}
# disproporcionalidad(s = resul1[,1],v = votos)

# dis <- apply(X = resul1,MARGIN = 2,FUN = function(x) disproporcionalidad(s = x,v = votos))
dis[500] <- 0


library(ggplot2)
# qplot(seq_len(length(dis)),dis)

dis1 <- data.frame("Disproporcionalidad" = dis, "Escannos" = seq_len(length(dis)))
var_par_hh <- dis1

ggplot(data = dis1, mapping = aes(Escannos, Disproporcionalidad)) +
  geom_point(data = dis1, mapping = aes(color = Disproporcionalidad), show.legend = F) +
  scale_fill_gradient(low = "red", high = "yellow") +
  labs(subtitle = "Variando el número de partidos", title = "Disproporcionalidad según Huntington-Hill", caption = "Angel Gonzalez", x = "Número de Partidos")
## ---- chunk 27
# Huntington-Hill Prueba var densidad, fijo votos, fijo n_partidos, fijo escaños
partidos <- paste("Partido_", seq_len(49), sep = "")
n_escannos <- 500
# votos <- trunc(seq(from = 10e5, to = 1, length.out = length(partidos)))

# Modificar la densidad de los votos
votos <- trunc(rep(x = 10e5, length(partidos)))
expon <- seq(from = 0.001, to = 1, length.out = 1000)
vot <- NULL
for (i in seq_len(1000)) {
  vot[[i]] <- votos * dexp(seq_len(length(partidos)), rate = expon[i])
}



# ut <- (datos1977[1:nrow(datos1977),9:ncol(datos1977)])
# ut <- as.matrix(ut)
# lm(1:ncol(ut)~sort(ut[1,],decreasing = T))




# Aplicarlo
resul <- NULL
for (i in seq_len(n_escannos)) {
  # n_escannos <- i # Variable
  votos <- vot[[i]] # Fijo
  resul[[i]] <- asientos_dhondt(partidos, votos, n_escannos, couta_min = 0)$Escanos
}

resul1 <- as.data.table(resul)

# Analizar la desproporcionalidad columna a columna
dis <- seq_len(ncol(resul1))
for (i in seq_len(ncol(resul1))) {
  dis[i] <- disproporcionalidad(s = resul1[[i]], v = vot[[i]])
}
# disproporcionalidad(s = resul1[,1],v = votos)

# dis <- apply(X = resul1,MARGIN = 2,FUN = function(x) disproporcionalidad(s = x,v = votos))



library(ggplot2)
# qplot(seq_len(length(dis)),dis,main = "Prueba",ylab = "Disproporcionalidad",xlab = "
#       Concentración (menor a mayor)")

dis1 <- data.frame("Disproporcionalidad" = dis, "Escannos" = seq_len(length(dis)))
var_dis_hh <- dis1

ggplot(data = dis1, mapping = aes(Escannos, Disproporcionalidad)) +
  geom_point(data = dis1, mapping = aes(color = Disproporcionalidad), show.legend = F) +
  scale_fill_gradient(low = "red", high = "yellow") +
  labs(subtitle = "Variando la distribución de los votos", title = "Disproporcionalidad según Huntington-Hill", caption = "Angel Gonzalez", x = "Concentración (menor a mayor)")
## ---- chunk 28
library(data.table)
# Variables
partidos <- paste("Partido_", seq_len(49), sep = "")
n_escannos <- 5
votos <- trunc(seq(from = 100, to = 1, length.out = length(partidos)))

asientos_dhondt <- function(partidos, votos,
                            n_escannos,
                            couta_min = 0) {
  # Cuota mínima
  nv <- sum(votos)
  vn <- votos
  vn[votos <= nv * couta_min] <- 0
  votos <- vn

  # Escaños
  div <- 1:n_escannos - 1
  div[is.na(div)] <- 0
  G <- sapply(div, function(x) votos / x)
  cuota <- G[order(G, decreasing = T)][n_escannos]
  W <- (G >= cuota)
  seats <- rowSums(W)
  o <- seats
  # Resultados
  data.frame("Partidos" = partidos, "Escanos" = as.numeric(o))
}

# Modelo para España
# desde <- 1 + grep(pattern = "nulos", x = colnames(datos1977))
# partidos <- colnames(datos1977)[desde:(length(colnames(datos1977)) - 1)]
# prov <- 1
# n_escannos <- datos1977$asientos[prov]
# votos <- as.numeric(datos1977[prov, desde:(ncol(datos1977) - 1)])
#
# asientos_dhondt(partidos, votos, n_escannos, couta_min = .03)
####


#
# resul <- NULL
# for (prov in seq_len(nrow(datos1977))) {
#   # Votos tenerife Alianza Popular mal contados
#   if (prov == 15) {
#     datos1977[prov, 12] <- 23866
#   }
#   n_escannos <- datos1977$asientos[prov]
#   votos <- as.numeric(datos1977[prov, desde:(ncol(datos1977) - 1)])
#   resul[[prov]] <- asientos_dhondt(partidos, votos, n_escannos, couta_min = .03)
# }
#
# resul <- as.data.table(resul)
# resultados <- cbind.data.frame("Partidos" = resul[, 1], "Escaños" = rowSums(resul[, lapply(resul, is.numeric) == TRUE, with = FALSE]))
## ---- chunk 29
# Adams Prueba fijo densidad, fijo votos, fijo n_partidos, distintos escaños
partidos <- paste("Partido_", seq_len(49), sep = "")
n_escannos <- 5000
votos <- trunc(seq(from = 10e5, to = 1, length.out = length(partidos)))
votos <- votos / seq_len(49)

# resul <- NULL
# for (i in seq_len(n_escannos)) {
#   n_escannos <- i # Variable
#   votos <- votos # Fijo
#   resul[[i]] <- asientos_dhondt(partidos, votos, n_escannos, couta_min = 0)$Escanos
# }
resul <- lapply(seq_len(n_escannos), function(x) asientos_dhondt(partidos, votos, x, couta_min = 0)$Escanos)
resul1 <- as.data.table(resul)
# beepr::beep(sound = 3)
# resultados <- cbind.data.frame("Partidos" = resul[, 1], "Escaños" = rowSums(resul[, lapply(resul, is.numeric) == TRUE, with = FALSE]))
## ---- chunk 30
disproporcionalidad <-
  function(s, v) {
    s <- as.vector(s)
    v <- as.vector(v)
    l_s <- length(s)
    #        l_v <- length(v)
    s_s <- sum(s)
    s_v <- sum(v)
    p_s <- s / s_s
    p_v <- v / s_v

    o <- (1 / l_s) * sum(abs(p_s - p_v))
    #            nm <- 'Rae'

    # return(list(measure=nm, value=o))
    o
  }


disproporcionalidad(s = resul1[, 1], v = votos)

dis <- apply(X = resul1[, 1:500], MARGIN = 2, FUN = function(x) disproporcionalidad(s = x, v = votos))

library(ggplot2)
library(ggthemes)
# qplot(seq_len(length(dis)),dis)

dis1 <- data.frame("Disproporcionalidad" = dis, "Escannos" = seq_len(length(dis)))
var_esc_ad <- dis1

ggplot(data = dis1, mapping = aes(Escannos, Disproporcionalidad)) +
  geom_point(data = dis1, mapping = aes(color = Disproporcionalidad), show.legend = F) +
  scale_fill_gradient(low = "red", high = "yellow") +
  labs(subtitle = "Variando el número de escaños a repartir", title = "Disproporcionalidad según Adams", caption = "Angel Gonzalez", x = "Número de Escaños")
## ---- chunk 31
# Adams Prueba fijo densidad, fijo votos, var n_partidos, fijo escaños
partidos <- NULL
for (i in seq_len(500)) {
  partidos[[i]] <- paste("Partido_", seq_len(i), sep = "")
}
# partidos <- paste("Partido_", seq_len(49), sep = "")
n_escannos <- 30
votos <- NULL
for (i in seq_len(500)) {
  votos[[i]] <- trunc(seq(from = 10e5, to = 1, length.out = length(partidos[[i]])))
  votos[[i]] <- votos[[i]] / seq_len(length(partidos[[i]]))
}
# votos <- trunc(seq(from = 10e5, to = 1, length.out = length(partidos)))
# votos <- votos/seq_len(length(partidos))

resul <- NULL
for (i in seq_len(length(partidos))) {
  if (i == 1) {
    next
  }
  n_escannos <- 50 # Variable
  # votos <- votos[[i]] # Fijo
  resul[[i]] <- asientos_dhondt(partidos[[i]], votos[[i]], n_escannos, couta_min = 0)$Escanos
}

resul1 <- as.data.table(resul)
# Arreglar tabla poniendo NA donde se necesita
for (i in 3:(ncol(resul1) - 2)) {
  resul1[[i - 2]][i:nrow(resul1)] <- NA
}

# Analizar la desproporcionalidad columna a columna
dis <- seq_len(length(partidos))
for (i in seq_len(length(partidos) - 1)) {
  dis[i] <- disproporcionalidad(s = as.vector(na.omit(resul1[[i]])), v = votos[[i + 1]])
}
# disproporcionalidad(s = resul1[,1],v = votos)

# dis <- apply(X = resul1,MARGIN = 2,FUN = function(x) disproporcionalidad(s = x,v = votos))
dis[500] <- 0


library(ggplot2)
# qplot(seq_len(length(dis)),dis)

dis1 <- data.frame("Disproporcionalidad" = dis, "Escannos" = seq_len(length(dis)))
var_par_ad <- dis1

ggplot(data = dis1, mapping = aes(Escannos, Disproporcionalidad)) +
  geom_point(data = dis1, mapping = aes(color = Disproporcionalidad), show.legend = F) +
  scale_fill_gradient(low = "red", high = "yellow") +
  labs(subtitle = "Variando el número de partidos", title = "Disproporcionalidad según Adams", caption = "Angel Gonzalez", x = "Número de Partidos")
## ---- chunk 32
# Adams Prueba var densidad, fijo votos, fijo n_partidos, fijo escaños
partidos <- paste("Partido_", seq_len(49), sep = "")
n_escannos <- 500
# votos <- trunc(seq(from = 10e5, to = 1, length.out = length(partidos)))

# Modificar la densidad de los votos
votos <- trunc(rep(x = 10e5, length(partidos)))
expon <- seq(from = 0.001, to = 1, length.out = 1000)
vot <- NULL
for (i in seq_len(1000)) {
  vot[[i]] <- votos * dexp(seq_len(length(partidos)), rate = expon[i])
}



# ut <- (datos1977[1:nrow(datos1977),9:ncol(datos1977)])
# ut <- as.matrix(ut)
# lm(1:ncol(ut)~sort(ut[1,],decreasing = T))




# Aplicarlo
resul <- NULL
for (i in seq_len(n_escannos)) {
  # n_escannos <- i # Variable
  votos <- vot[[i]] # Fijo
  resul[[i]] <- asientos_dhondt(partidos, votos, n_escannos, couta_min = 0)$Escanos
}

resul1 <- as.data.table(resul)

# Analizar la desproporcionalidad columna a columna
dis <- seq_len(ncol(resul1))
for (i in seq_len(ncol(resul1))) {
  dis[i] <- disproporcionalidad(s = resul1[[i]], v = vot[[i]])
}
# disproporcionalidad(s = resul1[,1],v = votos)

# dis <- apply(X = resul1,MARGIN = 2,FUN = function(x) disproporcionalidad(s = x,v = votos))



library(ggplot2)
# qplot(seq_len(length(dis)),dis,main = "Prueba",ylab = "Disproporcionalidad",xlab = "
#       Concentración (menor a mayor)")

dis1 <- data.frame("Disproporcionalidad" = dis, "Escannos" = seq_len(length(dis)))
var_dis_ad <- dis1

ggplot(data = dis1, mapping = aes(Escannos, Disproporcionalidad)) +
  geom_point(data = dis1, mapping = aes(color = Disproporcionalidad), show.legend = F) +
  scale_fill_gradient(low = "red", high = "yellow") +
  labs(subtitle = "Variando la distribución de los votos", title = "Disproporcionalidad según Adams", caption = "Angel Gonzalez", x = "Concentración (menor a mayor)")
## ---- chunk 33
library(data.table)
# Variables
partidos <- paste("Partido_", seq_len(49), sep = "")
n_escannos <- 5
votos <- trunc(seq(from = 100, to = 1, length.out = length(partidos)))

asientos_dhondt <- function(partidos, votos,
                            n_escannos,
                            couta_min = 0) {
  # Cuota mínima
  nv <- sum(votos)
  vn <- votos
  vn[votos <= nv * couta_min] <- 0
  votos <- vn

  # Escaños
  div <- 3 * (1:n_escannos) - 2
  G <- sapply(div, function(x) votos / x)
  cuota <- G[order(G, decreasing = T)][n_escannos]
  W <- (G >= cuota)
  seats <- rowSums(W)
  o <- seats
  # Resultados
  data.frame("Partidos" = partidos, "Escanos" = as.numeric(o))
}

# Modelo para España
# desde <- 1 + grep(pattern = "nulos", x = colnames(datos1977))
# partidos <- colnames(datos1977)[desde:(length(colnames(datos1977)) - 1)]
# prov <- 1
# n_escannos <- datos1977$asientos[prov]
# votos <- as.numeric(datos1977[prov, desde:(ncol(datos1977) - 1)])
#
# asientos_dhondt(partidos, votos, n_escannos, couta_min = .03)
####


#
# resul <- NULL
# for (prov in seq_len(nrow(datos1977))) {
#   # Votos tenerife Alianza Popular mal contados
#   if (prov == 15) {
#     datos1977[prov, 12] <- 23866
#   }
#   n_escannos <- datos1977$asientos[prov]
#   votos <- as.numeric(datos1977[prov, desde:(ncol(datos1977) - 1)])
#   resul[[prov]] <- asientos_dhondt(partidos, votos, n_escannos, couta_min = .03)
# }
#
# resul <- as.data.table(resul)
# resultados <- cbind.data.frame("Partidos" = resul[, 1], "Escaños" = rowSums(resul[, lapply(resul, is.numeric) == TRUE, with = FALSE]))
## ---- chunk 34
# Danish Prueba fijo densidad, fijo votos, fijo n_partidos, distintos escaños
partidos <- paste("Partido_", seq_len(49), sep = "")
n_escannos <- 5000
votos <- trunc(seq(from = 10e5, to = 1, length.out = length(partidos)))
votos <- votos / seq_len(49)

# resul <- NULL
# for (i in seq_len(n_escannos)) {
#   n_escannos <- i # Variable
#   votos <- votos # Fijo
#   resul[[i]] <- asientos_dhondt(partidos, votos, n_escannos, couta_min = 0)$Escanos
# }
resul <- lapply(seq_len(n_escannos), function(x) asientos_dhondt(partidos, votos, x, couta_min = 0)$Escanos)
resul1 <- as.data.table(resul)
# beepr::beep(sound = 3)
# resultados <- cbind.data.frame("Partidos" = resul[, 1], "Escaños" = rowSums(resul[, lapply(resul, is.numeric) == TRUE, with = FALSE]))
## ---- chunk 35
disproporcionalidad <-
  function(s, v) {
    s <- as.vector(s)
    v <- as.vector(v)
    l_s <- length(s)
    #        l_v <- length(v)
    s_s <- sum(s)
    s_v <- sum(v)
    p_s <- s / s_s
    p_v <- v / s_v

    o <- (1 / l_s) * sum(abs(p_s - p_v))
    #            nm <- 'Rae'

    # return(list(measure=nm, value=o))
    o
  }


disproporcionalidad(s = resul1[, 1], v = votos)

dis <- apply(X = resul1[, 1:500], MARGIN = 2, FUN = function(x) disproporcionalidad(s = x, v = votos))

library(ggplot2)
library(ggthemes)
# qplot(seq_len(length(dis)),dis)

dis1 <- data.frame("Disproporcionalidad" = dis, "Escannos" = seq_len(length(dis)))
var_esc_dan <- dis1

ggplot(data = dis1, mapping = aes(Escannos, Disproporcionalidad)) +
  geom_point(data = dis1, mapping = aes(color = Disproporcionalidad), show.legend = F) +
  scale_fill_gradient(low = "red", high = "yellow") +
  labs(subtitle = "Variando el número de escaños a repartir", title = "Disproporcionalidad según Danish", caption = "Angel Gonzalez", x = "Número de Escaños")
## ---- chunk 36
# Danish Prueba fijo densidad, fijo votos, var n_partidos, fijo escaños
partidos <- NULL
for (i in seq_len(500)) {
  partidos[[i]] <- paste("Partido_", seq_len(i), sep = "")
}
# partidos <- paste("Partido_", seq_len(49), sep = "")
n_escannos <- 30
votos <- NULL
for (i in seq_len(500)) {
  votos[[i]] <- trunc(seq(from = 10e5, to = 1, length.out = length(partidos[[i]])))
  votos[[i]] <- votos[[i]] / seq_len(length(partidos[[i]]))
}
# votos <- trunc(seq(from = 10e5, to = 1, length.out = length(partidos)))
# votos <- votos/seq_len(length(partidos))

resul <- NULL
for (i in seq_len(length(partidos))) {
  if (i == 1) {
    next
  }
  n_escannos <- 50 # Variable
  # votos <- votos[[i]] # Fijo
  resul[[i]] <- asientos_dhondt(partidos[[i]], votos[[i]], n_escannos, couta_min = 0)$Escanos
}

resul1 <- as.data.table(resul)
# Arreglar tabla poniendo NA donde se necesita
for (i in 3:(ncol(resul1) - 2)) {
  resul1[[i - 2]][i:nrow(resul1)] <- NA
}

# Analizar la desproporcionalidad columna a columna
dis <- seq_len(length(partidos))
for (i in seq_len(length(partidos) - 1)) {
  dis[i] <- disproporcionalidad(s = as.vector(na.omit(resul1[[i]])), v = votos[[i + 1]])
}
# disproporcionalidad(s = resul1[,1],v = votos)

# dis <- apply(X = resul1,MARGIN = 2,FUN = function(x) disproporcionalidad(s = x,v = votos))
dis[500] <- 0


library(ggplot2)
# qplot(seq_len(length(dis)),dis)

dis1 <- data.frame("Disproporcionalidad" = dis, "Escannos" = seq_len(length(dis)))
var_par_dan <- dis1

ggplot(data = dis1, mapping = aes(Escannos, Disproporcionalidad)) +
  geom_point(data = dis1, mapping = aes(color = Disproporcionalidad), show.legend = F) +
  scale_fill_gradient(low = "red", high = "yellow") +
  labs(subtitle = "Variando el número de partidos", title = "Disproporcionalidad según Danish", caption = "Angel Gonzalez", x = "Número de Partidos")
## ---- chunk 37
# Danish Prueba var densidad, fijo votos, fijo n_partidos, fijo escaños
partidos <- paste("Partido_", seq_len(49), sep = "")
n_escannos <- 500
# votos <- trunc(seq(from = 10e5, to = 1, length.out = length(partidos)))

# Modificar la densidad de los votos
votos <- trunc(rep(x = 10e5, length(partidos)))
expon <- seq(from = 0.001, to = 1, length.out = 1000)
vot <- NULL
for (i in seq_len(1000)) {
  vot[[i]] <- votos * dexp(seq_len(length(partidos)), rate = expon[i])
}



# ut <- (datos1977[1:nrow(datos1977),9:ncol(datos1977)])
# ut <- as.matrix(ut)
# lm(1:ncol(ut)~sort(ut[1,],decreasing = T))




# Aplicarlo
resul <- NULL
for (i in seq_len(n_escannos)) {
  # n_escannos <- i # Variable
  votos <- vot[[i]] # Fijo
  resul[[i]] <- asientos_dhondt(partidos, votos, n_escannos, couta_min = 0)$Escanos
}

resul1 <- as.data.table(resul)

# Analizar la desproporcionalidad columna a columna
dis <- seq_len(ncol(resul1))
for (i in seq_len(ncol(resul1))) {
  dis[i] <- disproporcionalidad(s = resul1[[i]], v = vot[[i]])
}
# disproporcionalidad(s = resul1[,1],v = votos)

# dis <- apply(X = resul1,MARGIN = 2,FUN = function(x) disproporcionalidad(s = x,v = votos))



library(ggplot2)
# qplot(seq_len(length(dis)),dis,main = "Prueba",ylab = "Disproporcionalidad",xlab = "
#       Concentración (menor a mayor)")

dis1 <- data.frame("Disproporcionalidad" = dis, "Escannos" = seq_len(length(dis)))
var_dis_dan <- dis1

ggplot(data = dis1, mapping = aes(Escannos, Disproporcionalidad)) +
  geom_point(data = dis1, mapping = aes(color = Disproporcionalidad), show.legend = F) +
  scale_fill_gradient(low = "red", high = "yellow") +
  labs(subtitle = "Variando la distribución de los votos", title = "Disproporcionalidad según Danish", caption = "Angel Gonzalez", x = "Concentración (menor a mayor)")
## ---- chunk 38
var_esc_dhondt$Metodo <- "D`Hondt"
var_esc_sl$Metodo <- "Sainte-Lague"
var_esc_msl$Metodo <- "Modified Sainte-Lague"
var_esc_imp$Metodo <- "Imperiali"
var_esc_hh$Metodo <- "Huntington-Hill"
var_esc_ad$Metodo <- "Adams"
var_esc_dan$Metodo <- "Danish"

var_esc <- rbind(var_esc_dhondt, var_esc_sl, var_esc_msl, var_esc_imp, var_esc_hh, var_esc_ad, var_esc_dan)

# ggplot(data = var_esc, mapping = aes(Escannos, Disproporcionalidad)) +
#   # geom_point(data = var_esc, mapping = aes(fill = "Metodo"), show.legend = F) +
#   geom_point() +
#   facet_grid(cols = vars(Metodo)) +
#   scale_fill_gradient(low = "red", high = "yellow") +
#   labs(subtitle = "Variando la distribución de los votos", title = "Disproporcionalidad según Danish", caption = "Angel Gonzalez", x = "Concentración (menor a mayor)")

ggplot(data = var_esc, mapping = aes(Escannos, Disproporcionalidad)) +
  geom_point(aes(colour = factor(Metodo)))+
  labs(subtitle = "Variando el número de escaños a repartir", title = "Disproporcionalidad ", caption = "Angel Gonzalez", x = "Número de Escaños")+
  # labs(title = "Variando la distribución de los votos", subtitle = "Disproporcionalidad", caption = "Angel Gonzalez", x = "Número de Escaños")+
  guides(color=guide_legend(title="Método"))+
  theme(
    legend.position = c(.95, .95),
    legend.justification = c("right", "top"),
    legend.box.just = "right",
    legend.margin = margin(6, 6, 6, 6)
    )

## ---- chunk 39
var_esc_dhondt$Metodo <- "D`Hondt"
var_esc_sl$Metodo <- "Sainte-Lague"
var_esc_msl$Metodo <- "Modified Sainte-Lague"
var_esc_imp$Metodo <- "Imperiali"
var_esc_hh$Metodo <- "Huntington-Hill"
var_esc_ad$Metodo <- "Adams"
var_esc_dan$Metodo <- "Danish"

var_esc <- rbind(var_esc_dhondt, var_esc_sl, var_esc_msl, var_esc_imp, var_esc_hh, var_esc_ad, var_esc_dan)

# ggplot(data = var_esc, mapping = aes(Escannos, Disproporcionalidad)) +
#   # geom_point(data = var_esc, mapping = aes(fill = "Metodo"), show.legend = F) +
#   geom_point() +
#   facet_grid(cols = vars(Metodo)) +
#   scale_fill_gradient(low = "red", high = "yellow") +
#   labs(subtitle = "Variando la distribución de los votos", title = "Disproporcionalidad según Danish", caption = "Angel Gonzalez", x = "Concentración (menor a mayor)")

ggplot(data = var_esc[var_esc$Escannos>300&var_esc$Escannos<400,], mapping = aes(Escannos, Disproporcionalidad)) +
  geom_point(aes(colour = factor(Metodo)))+
  labs(subtitle = "Variando el número de escaños a repartir", title = "Disproporcionalidad ", caption = "Angel Gonzalez", x = "Número de Escaños")+guides(color=guide_legend(title="Método"))+
  theme(
    legend.position = c(.95, .95),
    legend.justification = c("right", "top"),
    legend.box.just = "right",
    legend.margin = margin(6, 6, 6, 6)
    )

## ---- chunk 40
var_par_dhondt$Metodo <- "D`Hondt"
var_par_sl$Metodo <- "Sainte-Lague"
var_par_msl$Metodo <- "Modified Sainte-Lague"
var_par_imp$Metodo <- "Imperiali"
var_par_hh$Metodo <- "Huntington-Hill"
var_par_ad$Metodo <- "Adams"
var_par_dan$Metodo <- "Danish"

var_par <- rbind(var_par_dhondt, var_par_sl, var_par_msl, var_par_imp, var_par_hh, var_par_ad, var_par_dan)


  ggplot(data = var_par, mapping = aes(Escannos, Disproporcionalidad)) +
  geom_point(aes(colour = factor(Metodo)))+
  labs(subtitle = "Variando el número de partidos", title = "Disproporcionalidad", caption = "Angel Gonzalez", x = "Número de partidos") + guides(color=guide_legend(title="Método")) +
  theme(
    legend.position = c(.95, .95),
    legend.justification = c("right", "top"),
    legend.box.just = "right",
    legend.margin = margin(6, 6, 6, 6)
    )
## ---- chunk 41
var_par_dhondt$Metodo <- "D`Hondt"
var_par_sl$Metodo <- "Sainte-Lague"
var_par_msl$Metodo <- "Modified Sainte-Lague"
var_par_imp$Metodo <- "Imperiali"
var_par_hh$Metodo <- "Huntington-Hill"
var_par_ad$Metodo <- "Adams"
var_par_dan$Metodo <- "Danish"

var_par <- rbind(var_par_dhondt, var_par_sl, var_par_msl, var_par_imp, var_par_hh, var_par_ad, var_par_dan)


  ggplot(data = var_par[var_par$Escannos<50,], mapping = aes(Escannos, Disproporcionalidad)) +
  geom_point(aes(colour = factor(Metodo)))+geom_line(aes(colour = factor(Metodo)),size=1)+
  labs(subtitle = "Variando el número de partidos", title = "Disproporcionalidad", caption = "Angel Gonzalez", x = "Número de partidos") + guides(color=guide_legend(title="Método")) +
  theme(
    legend.position = c(.95, .95),
    legend.justification = c("right", "top"),
    legend.box.just = "right",
    legend.margin = margin(6, 6, 6, 6)
    )
## ---- chunk 42
var_dis_dhondt$Metodo <- "D`Hondt"
var_dis_sl$Metodo <- "Sainte-Lague"
var_dis_msl$Metodo <- "Modified Sainte-Lague"
var_dis_imp$Metodo <- "Imperiali"
var_dis_hh$Metodo <- "Huntington-Hill"
var_dis_ad$Metodo <- "Adams"
var_dis_dan$Metodo <- "Danish"

var_dis <- rbind(var_dis_dhondt, var_dis_sl, var_dis_msl, var_dis_imp, var_dis_hh, var_dis_ad, var_dis_dan)


  ggplot(data = var_dis, mapping = aes(Escannos, Disproporcionalidad)) +
  geom_point(aes(colour = factor(Metodo)))+
  labs(subtitle = "Variando la distribucion de los votos", title = "Disproporcionalidad", caption = "Angel Gonzalez", x = "Concentración (menor a mayor)")+guides(color=guide_legend(title="Método"))+
  theme(
    legend.position = c(.95, .95),
    legend.justification = c("right", "top"),
    legend.box.just = "right",
    legend.margin = margin(6, 6, 6, 6)
    )
## ---- chunk 43
var_dis_dhondt$Metodo <- "D`Hondt"
var_dis_sl$Metodo <- "Sainte-Lague"
var_dis_msl$Metodo <- "Modified Sainte-Lague"
var_dis_imp$Metodo <- "Imperiali"
var_dis_hh$Metodo <- "Huntington-Hill"
var_dis_ad$Metodo <- "Adams"
var_dis_dan$Metodo <- "Danish"

var_dis <- rbind(var_dis_dhondt, var_dis_sl, var_dis_msl, var_dis_imp, var_dis_hh, var_dis_ad, var_dis_dan)


  ggplot(data = var_dis[var_dis$Escannos>400,], mapping = aes(Escannos, Disproporcionalidad)) +
  geom_point(aes(colour = factor(Metodo)))+
  labs(subtitle = "Variando la distribucion de los votos", title = "Disproporcionalidad", caption = "Angel Gonzalez", x = "Concentración (menor a mayor)")+guides(color=guide_legend(title="Método"))+
  theme(
    legend.position = c(.95, .95),
    legend.justification = c("right", "top"),
    legend.box.just = "right",
    legend.margin = margin(6, 6, 6, 6)
    )
## ---- chunk 44
knitr::write_bib(c("knitr","rmarkdown","dplyr","ggplot2","xtable",
"stringr","shiny","flexdashboard","htmlwidgets",
"bookdown","tidyselect","tibble","scales"),
file="bib/paquetemio.bib",
width = 60)
